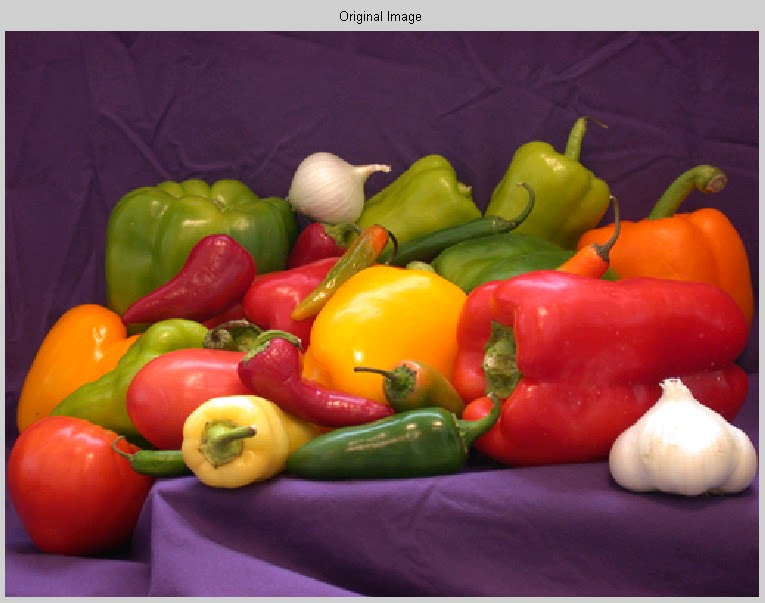
#> input picture Pictures/picture2.jpg, 765 x 603 px, found by its file name
$ python Robert.py
#> lines starting #> are read from the running program, lines starting #| are printed output that depends on the picture
from scipy import ndimage
import numpy as np
import pathlib
import cv2
from pathlib import Path

#Robert

print(cv2.__version__)

path = str(Path(pathlib.Path().absolute()).parents[0])
path+="\\Pictures"

image_robert_x = np.array( [[1, 0 ],
						   [0,-1 ]] )

image_robert_y = np.array( [[ 0, 1 ],
						   [ -1, 0 ]] )

image = cv2.imread(path+'\\picture2.jpg',cv2.IMREAD_GRAYSCALE)
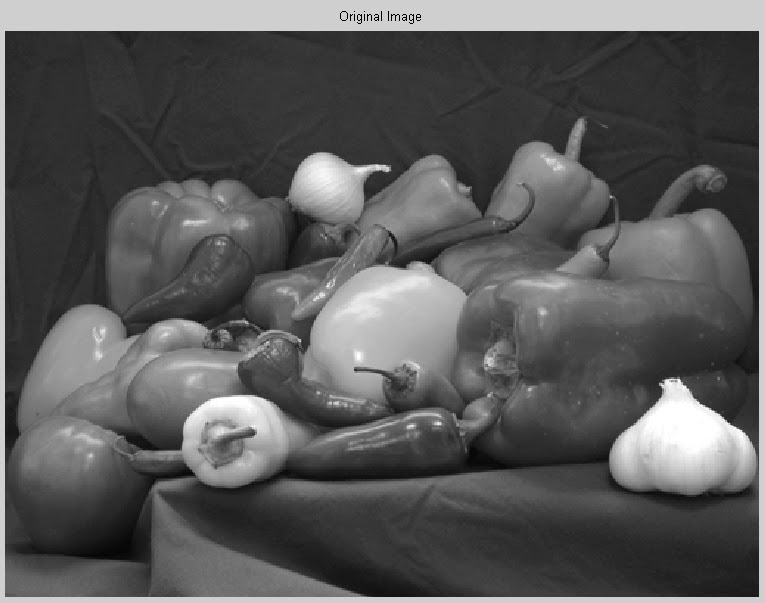
#> image: shape (603, 765); min 0, max 255, mean 90.1

image_c = image.astype('float64')
image_c = image_c / 255 # rescale

image_c/=255.0

vertical = ndimage.convolve( image_c, image_robert_x )
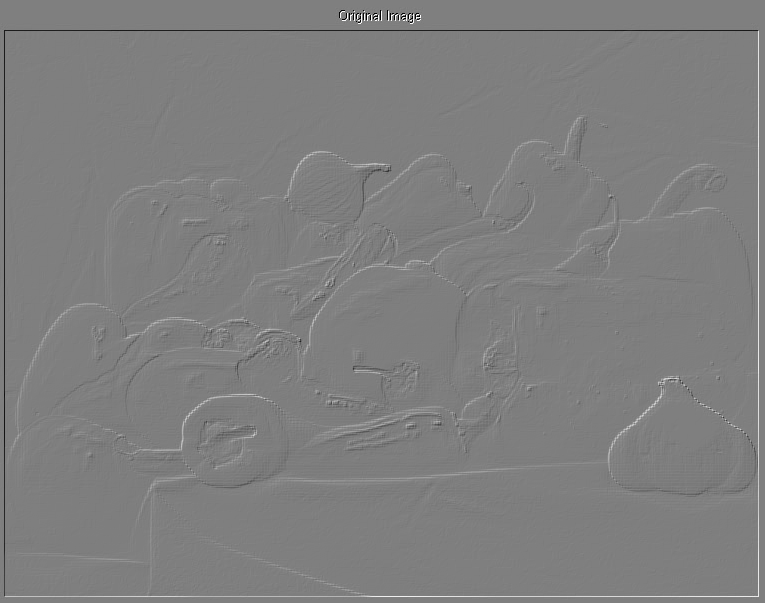
#> vertical: shape (603, 765) float64; min -0.00326, max 0.00328, mean -2.47e-09; drawn with min black and max white
horizontal = ndimage.convolve( image_c, image_robert_y )

image_robert = np.sqrt( np.square(horizontal) + np.square(vertical))
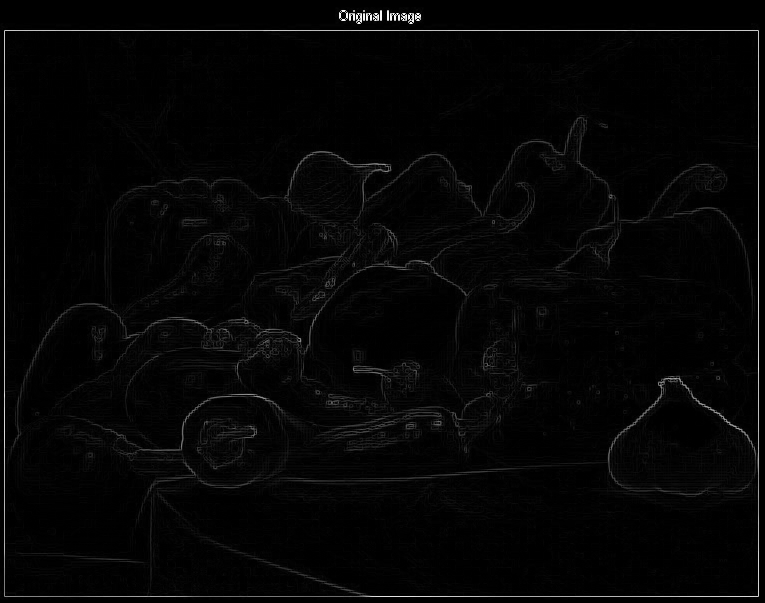
#> image_robert: shape (603, 765) float64; min 0, max 0.0046, mean 9.99e-05; drawn with min black and max white
image_robert*=255

cv2.imshow('Orijinal', image)
cv2.waitKey(0)
cv2.destroyAllWindows()

cv2.imshow('Robert', image_robert)
cv2.waitKey(0)
cv2.destroyAllWindows()

$ run again, with Pictures/picture1.jpg copied over Pictures/picture2.jpg
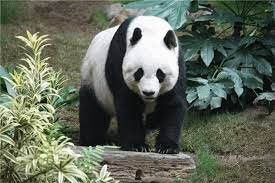
#> input picture Pictures/picture1.jpg, 275 x 183 px, found by its file name
#> `horizontal = ndimage.convolve( image_c, image_robert_y )`:
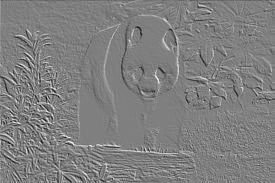
#> horizontal: shape (183, 275) float64; min -0.00355, max 0.00354, mean 2.05e-06; drawn with min black and max white
#> `image_robert = np.sqrt( np.square(horizontal) + np.square(vertical))`:
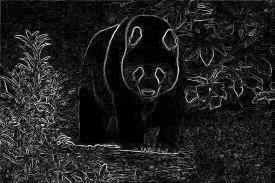
#> image_robert: shape (183, 275) float64; min 0, max 0.00412, mean 0.000515; drawn with min black and max white

$ run again, with Pictures/picture3.jpg copied over Pictures/picture2.jpg
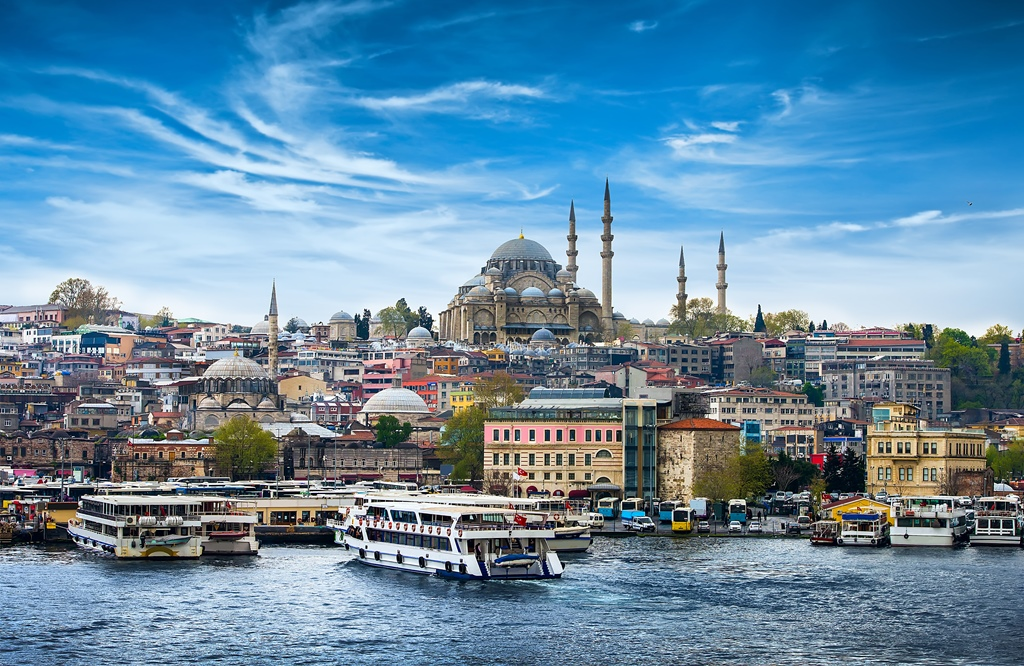
#> input picture Pictures/picture3.jpg, 1024 x 666 px, found by its file name
#> `horizontal = ndimage.convolve( image_c, image_robert_y )`:
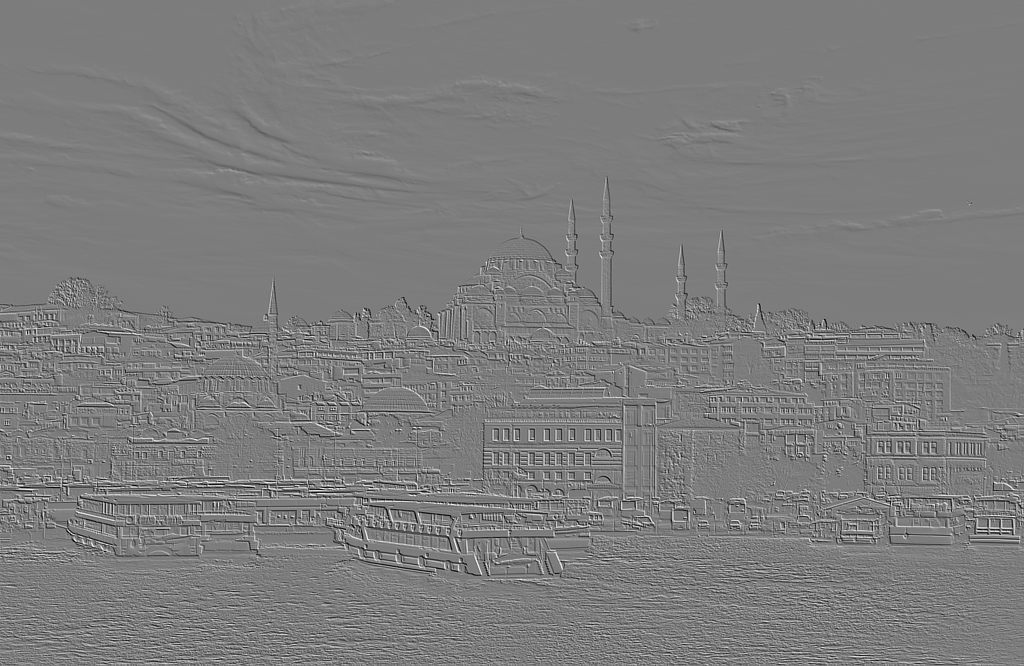
#> horizontal: shape (666, 1024) float64; min -0.00374, max 0.00391, mean 1.44e-06; drawn with min black and max white
#> `image_robert = np.sqrt( np.square(horizontal) + np.square(vertical))`:
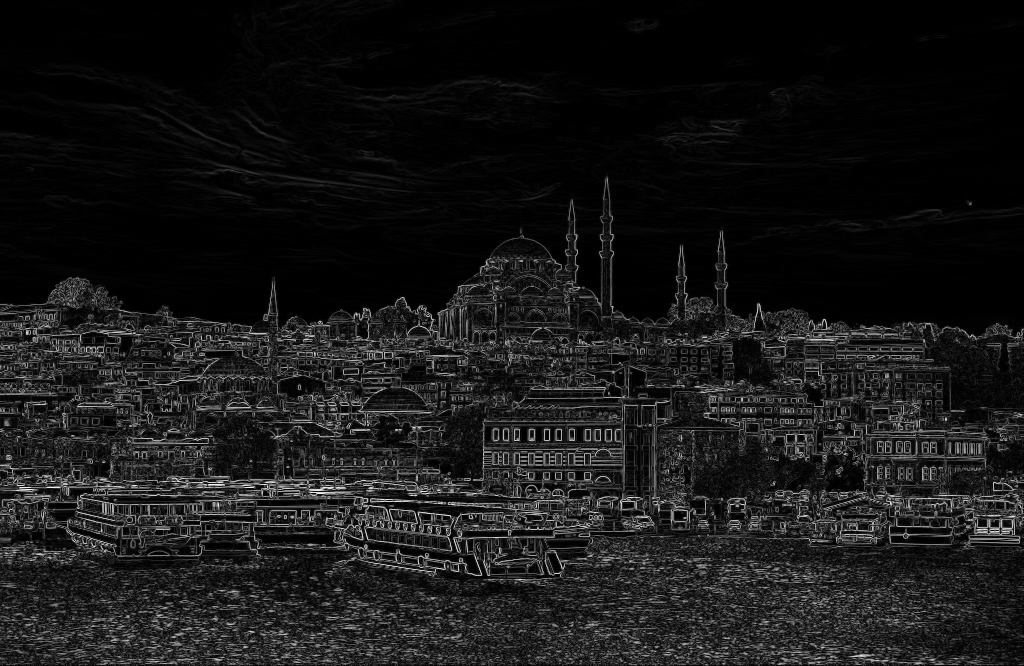
#> image_robert: shape (666, 1024) float64; min 0, max 0.00498, mean 0.000469; drawn with min black and max white

$ run again, with Pictures/picture8.jpg copied over Pictures/picture2.jpg
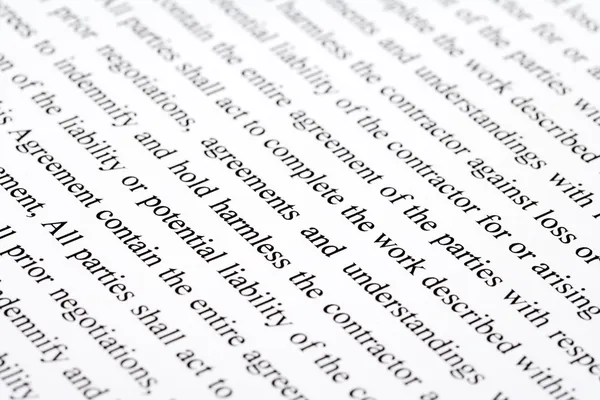
#> input picture Pictures/picture8.jpg, 600 x 400 px, found by its file name
#> `horizontal = ndimage.convolve( image_c, image_robert_y )`:
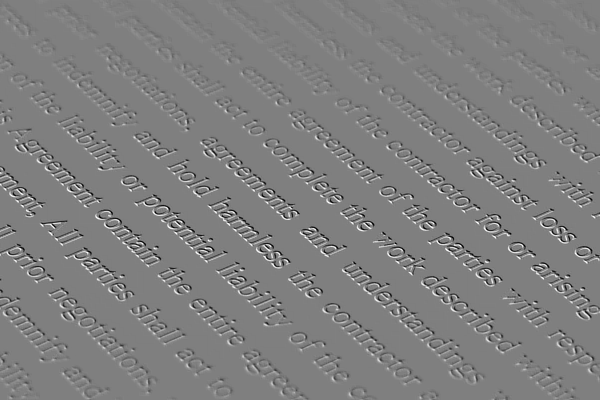
#> horizontal: shape (400, 600) float64; min -0.00392, max 0.00392, mean -5.25e-07; drawn with min black and max white
#> `image_robert = np.sqrt( np.square(horizontal) + np.square(vertical))`:
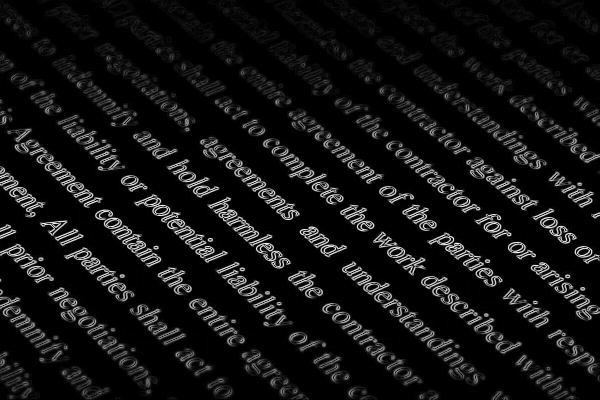
#> image_robert: shape (400, 600) float64; min 0, max 0.00465, mean 0.000365; drawn with min black and max white
